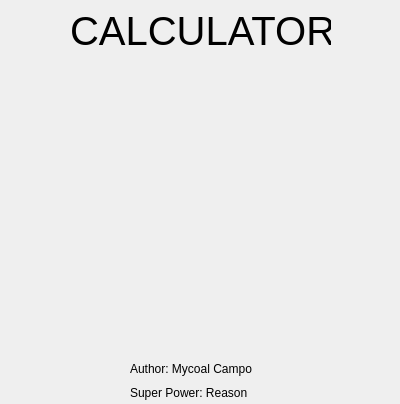
<?xml version="1.0" encoding="UTF-8"?>
<ui version="4.0">
 <class>about</class>
 <widget class="QDialog" name="about">
  <property name="geometry">
   <rect>
    <x>0</x>
    <y>0</y>
    <width>400</width>
    <height>404</height>
   </rect>
  </property>
  <property name="windowTitle">
   <string>Info</string>
  </property>
  <widget class="QLabel" name="label_3">
   <property name="geometry">
    <rect>
     <x>70</x>
     <y>-20</y>
     <width>261</width>
     <height>101</height>
    </rect>
   </property>
   <property name="font">
    <font>
     <pointsize>30</pointsize>
    </font>
   </property>
   <property name="text">
    <string>CALCULATOR</string>
   </property>
  </widget>
  <widget class="QLabel" name="label_4">
   <property name="geometry">
    <rect>
     <x>60</x>
     <y>50</y>
     <width>291</width>
     <height>321</height>
    </rect>
   </property>
   <property name="sizePolicy">
    <sizepolicy hsizetype="Preferred" vsizetype="Preferred">
     <horstretch>0</horstretch>
     <verstretch>0</verstretch>
    </sizepolicy>
   </property>
   <property name="text">
    <string/>
   </property>
   <property name="pixmap">
    <pixmap resource="imageresources.qrc">:/images/calculatorpic.png</pixmap>
   </property>
  </widget>
  <widget class="QWidget" name="layoutWidget">
   <property name="geometry">
    <rect>
     <x>130</x>
     <y>360</y>
     <width>156</width>
     <height>42</height>
    </rect>
   </property>
   <layout class="QGridLayout" name="gridLayout">
    <item row="0" column="0">
     <widget class="QLabel" name="label">
      <property name="text">
       <string>Author: Mycoal Campo</string>
      </property>
     </widget>
    </item>
    <item row="1" column="0">
     <widget class="QLabel" name="label_2">
      <property name="text">
       <string>Super Power: Reason</string>
      </property>
     </widget>
    </item>
   </layout>
  </widget>
 </widget>
 <resources>
  <include location="imageresources.qrc"/>
 </resources>
 <connections/>
</ui>
